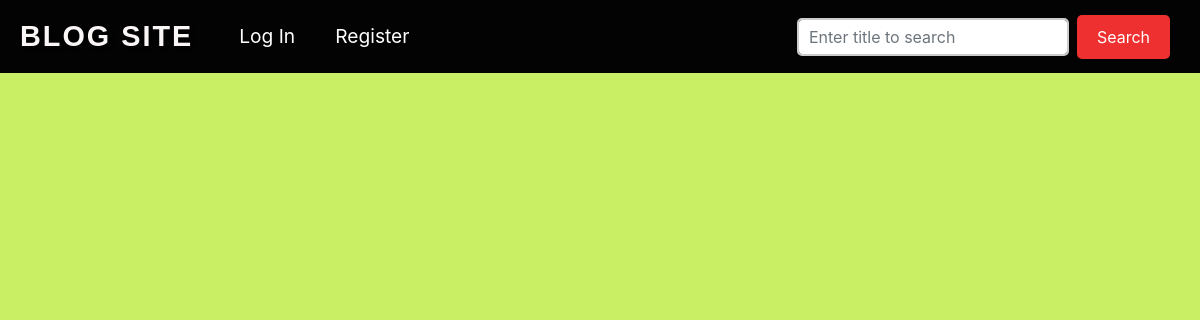
/, run on an earlier commit of the app's database.
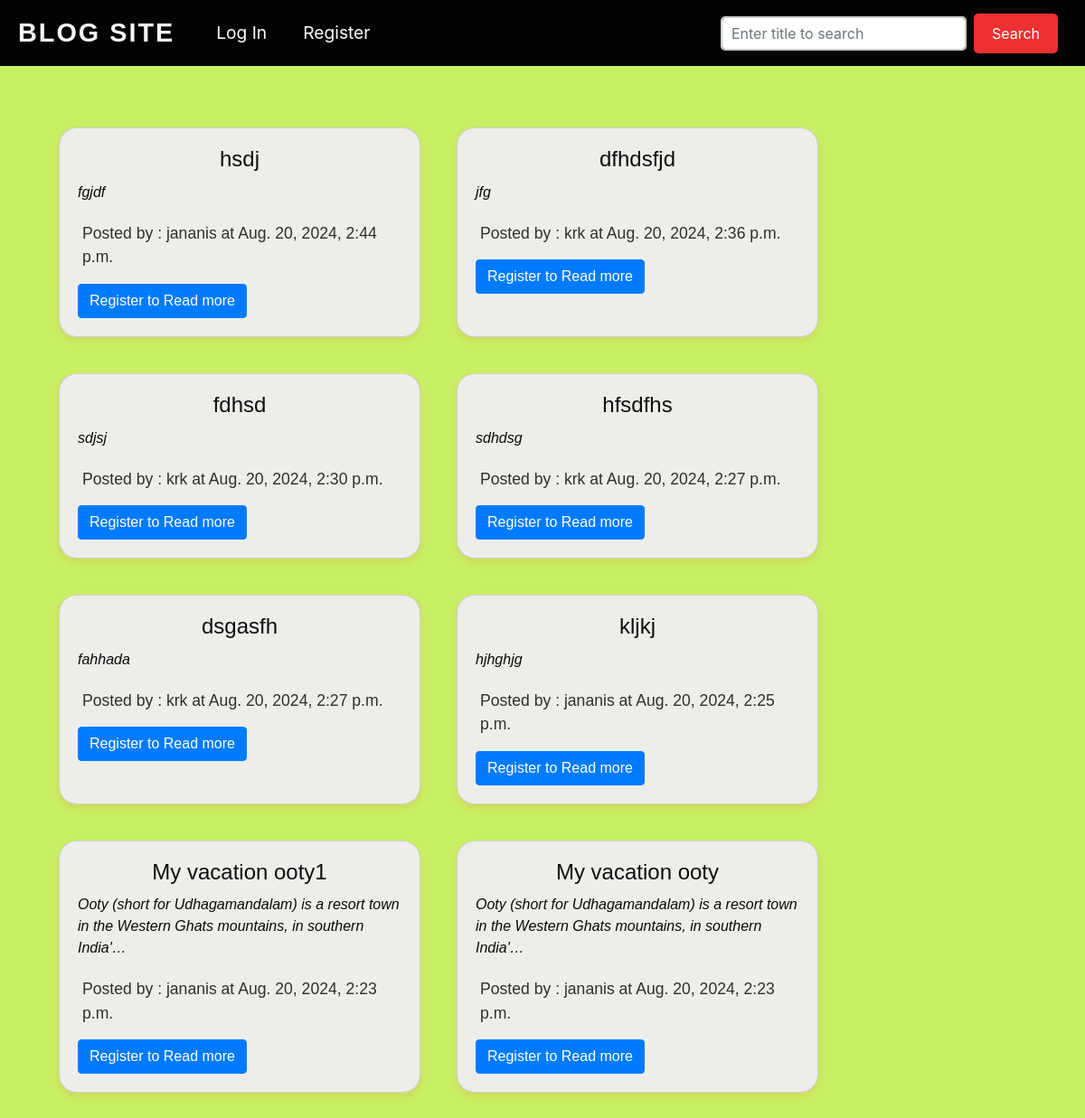
And on a later commit of the database.
### blog/models.py (models this page shows, shortened)
class BlogPost(models.Model):
    title = models.CharField(max_length=255)
    author = models.ForeignKey(User,on_delete=models.CASCADE)
    slug = models.CharField(max_length=50)
    content = models.TextField()
    date_time = models.DateTimeField(auto_now_add=True)

### blog/views.py (the view)
# urls.py: path('',views.all_posts,name="home"),
def all_posts(request):
    all_post = BlogPost.objects.filter().order_by('-date_time')
    return render(request,"home.html",{'all_post':all_post})

### blog/templates/home.html
{%extends 'base.html' %}
{% load static %}
{% block content %}
<link rel="stylesheet" href="{% static 'css/mypost.css' %}">
<div class="container mt-5 mb-3">
    <div class="row">
      {% for post in all_post %}
      <div class="card custom-card">
        <div class="card-body">
          <h5 class="card-title">{{post.title}}</h5>
          <p class="card-text">{{post.content | truncatechars:100}}</p>
          <p class="post-date">Posted by : {{post.author}} at {{post.date_time}}</p>
          {% if user.is_authenticated %}
          <a href="{% url 'posts' slug=post.slug %}" class="btn btn-primary">Read more</a>
          <a href="{% url 'comments' slug=post.slug %}" class="btn btn-primary">Add comments here</a>
          {% else %}
          <a href="/register/" class="btn btn-primary">Register to Read more</a>
          {% endif %}
        </div>
      </div>
      {% endfor %}
    </div>
  </div>
{% endblock content %}

### blog/templates/base.html (shortened to what this page needs)
<!doctype html>
<html lang="en">
<head>
  <link rel="stylesheet" href="https://cdn.jsdelivr.net/npm/bootstrap@4.4.1/dist/css/bootstrap.min.css"
>
</head>
<body>
  {% include "navbar.html" %}
  <div class="container">
  {% block content %}
  {% endblock content %}
</body>
</html>

### blog/templates/navbar.html (shortened to what this page needs)
{% block content %}
{% load static %}
<link rel="stylesheet" href="{% static 'css/navbar.css' %}">
<nav class="navbar navbar-expand-lg">
  <div class="collapse navbar-collapse" id="navbarTogglerDemo01">
    <a class="navbar-brand" href="{% url 'home' %}">Blog Site</a>
    {% if user.is_authenticated %}
    <ul class="navbar-nav mr-auto mt-2 mt-lg-0 navbar-menu">
      <li class="nav-item">
        <a class="nav-item nav-link active" href="/add_blogs/">Add Blog<span class="sr-only">(current)</span></a>
      </li>
      <li class="nav-item">
        <a class="nav-item nav-link active" href="/my_post/">My posts<span class="sr-only">(current)</span></a>
      </li>
      <li class="nav-item">
        <a class="nav-item nav-link active" href="/viewprofile/">Profile<span class="sr-only">(current)</span></a>
      </li>
      <li class="nav-item">
        <a class="nav-item nav-link active" href="{% url 'logout_user' %}">Sign Out <span
            class="sr-only">(current)</span></a>
      </li>
    {% else %}
    <ul class="navbar-nav mr-auto mt-2 mt-lg-0 navbar-menu">
      <li class="nav-item">
        <a class="nav-item nav-link active" href="{% url 'login_user' %}">Log In</a>
      </li>
      <li class="nav-item">
        <a class="nav-item nav-link active" href="{% url 'register' %}">Register</a>
      </li>
      {% endif %}
    </ul>
    <form class="form-inline search-form" method="post" action="/search/" onsubmit="return validateSearch()">
      <input class="form-control mr-sm-2 search-field" type="search" placeholder="Enter title to search" aria-label="Search" name="searched"
        id="searched">
      <button class="btn btn-outline-success my-2 my-sm-0 search-button" type="submit">Search</button>
    </form>
  </div>
</nav>
{% endblock %}

### blog/static/css/navbar.css (style rules this page uses)
.navbar { display: flex; justify-content: space-between; align-items: center; padding: 10px 20px; background-color: #030303; }
.navbar-brand { font-family: 'Arial', sans-serif; font-size: 1.8rem; color: #f9f6f5; font-weight: bold; text-transform: uppercase; letter-spacing: 2px; text-shadow: 2px 2px 5px rgba(0, 0, 0, 0.3); transition: color 0.3s ease, text-shadow 0.3s ease; }
.navbar-menu { list-style: none; margin: 0; padding: 0; display: flex; }
.navbar-menu li { margin-left: 20px; }
.navbar-menu a { text-decoration: none; color: #fff; font-size: 1.2rem; transition: color 0.3s ease; padding: 5px 10px; border-radius: 5px; border: 2px solid transparent; }
.search-form { display: flex; align-items: center; max-width: 400px; }
.search-field { flex: 1; padding: 10px; border: 2px solid #ccc; border-radius: 5px; font-size: 1rem; transition: border-color 0.3s ease, box-shadow 0.3s ease; margin-right: 10px; }
.search-button { flex: 1; padding: 10px 20px; border: none; border-radius: 5px; background-color: #ee3030; color: #fff; font-size: 1rem; cursor: pointer; transition: background-color 0.3s ease; margin-right: 10px; }

### blog/static/css/mypost.css (style rules this page uses)
.custom-card { width: 25rem; border-radius: 20px; box-shadow: 0 4px 8px rgba(249, 0, 0, 0.1); overflow: hidden; background-color: #edeeea; transition: transform 0.3s ease, box-shadow 0.3s ease; margin: 20px; font-family: Arial, sans-serif; }
.custom-card .card-body { padding: 20px; }
.custom-card .card-title { font-size: 1.5rem; font-style: Bold; margin: 0 0 10px; color: #0d0e0e; text-align: center; }
.custom-card .card-text { font-size: 1rem; font-style: Italic; margin-bottom: 20px; color: #0a0a0a; }
.post-date { font-size: 1.1rem; color: #302e2e; font-style: bold; margin-left: 5px; }

### blog/templates/base.html (style rules this page uses)
body { background-color: #c9f065; }

What changed in the data, as far as the page shows it:
added BlogPost: title "hsdj", content "fgjdf", author "jananis", date_time "Aug. 20, 2024, 2:44 p.m."
added BlogPost: title "dfhdsfjd", content "jfg", author "krk", date_time "Aug. 20, 2024, 2:36 p.m."
added BlogPost: title "fdhsd", content "sdjsj", author "krk", date_time "Aug. 20, 2024, 2:30 p.m."
added BlogPost: title "hfsdfhs", content "sdhdsg", author "krk", date_time "Aug. 20, 2024, 2:27 p.m."
added BlogPost: title "dsgasfh", content "fahhada", author "krk", date_time "Aug. 20, 2024, 2:27 p.m."
added BlogPost: title "kljkj", content "hjhghjg", author "jananis", date_time "Aug. 20, 2024, 2:25 p.m."
added BlogPost: title "My vacation ooty1", content "Ooty (short for Udhagamandalam) is a resort town in the Western Ghats mountains, in southern India'…", author "jananis", date_time "Aug. 20, 2024, 2:23 p.m."
added BlogPost: title "My vacation ooty", content "Ooty (short for Udhagamandalam) is a resort town in the Western Ghats mountains, in southern India'…", author "jananis", date_time "Aug. 20, 2024, 2:23 p.m."
